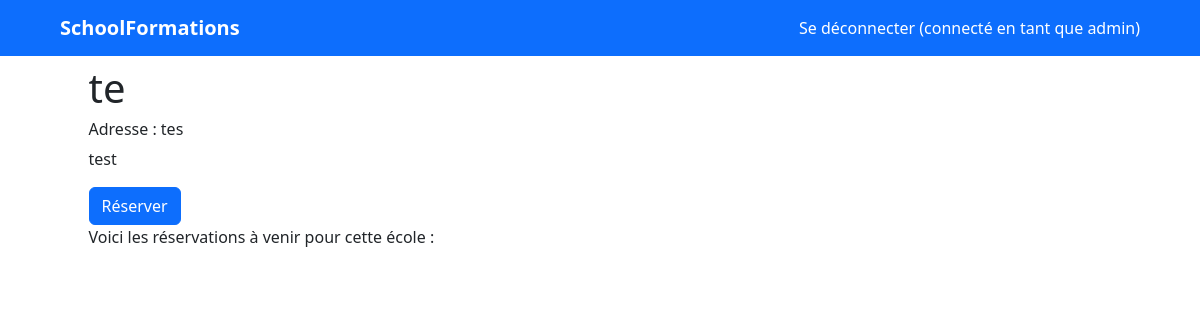
Page /schools/details/1 (signed in) on the earlier database version.
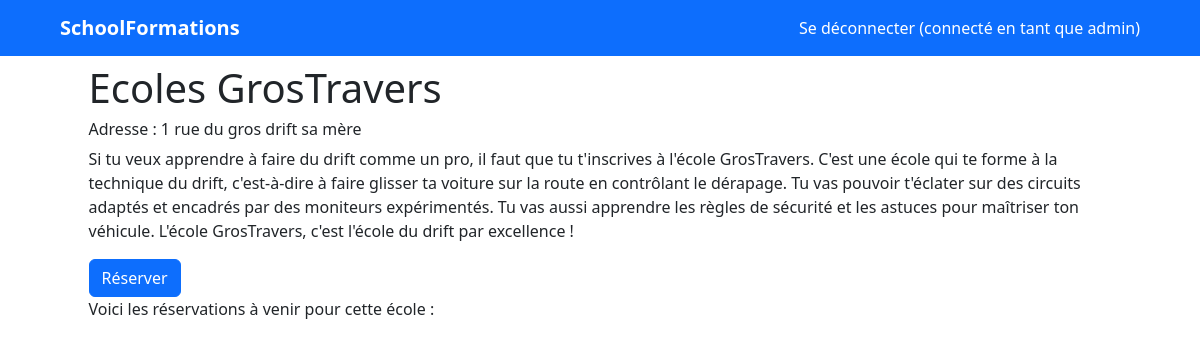
Same page on the later database version.
### schools/models.py (models this page shows)
class School(models.Model):
    name = models.CharField(max_length=100)
    address = models.CharField(max_length=255)
    description = models.TextField()
    reservations = models.ManyToManyField(User, through='Reservation')

### schools/views.py (the view)
# urls.py: path('details/<int:school_id>', views.details, name="details"),
def details(request, school_id):
    school = School.objects.get(id=school_id)
    reservations = Reservation.objects.filter(school=school).order_by('date')
    return render(request, 'schools/details.html', {'school': school, 'reservations': reservations, 'user': request.user, 'today': datetime.date.today()})

### templates/schools/details.html (shortened to what this page needs)
{% extends "layouts.html" %}
{% block content %}
    <h1> {{ school.name }} </h1>
    <h6>Adresse : {{ school.address }}</h6>
    <p>{{ school.description }}</p>
    <button class="btn btn-primary"><a class="text-white" href="/booking/new/{{ school.id }}">Réserver</a></button>
    <p>Voici les réservations à venir pour cette école : </p>
{% endblock %}

Differences in the rows shown:
changed School: name "te" → "Ecoles GrosTravers"; address "tes" → "1 rue du gros drift sa mère"; description "test" → "Si tu veux apprendre à faire du drift comme un pro, il faut que tu t'inscrives à l'école GrosTravers. C'est une école qui te forme à la technique du drift, c'est-à-dire à faire glisser ta voiture sur la route en contrôlant le dérapage. Tu vas pouvoir t'éclater sur des circuits adaptés et encadrés par des moniteurs expérimentés. Tu vas aussi apprendre les règles de sécurité et les astuces pour maîtriser ton véhicule. L'école GrosTravers, c'est l'école du drift par excellence !"
